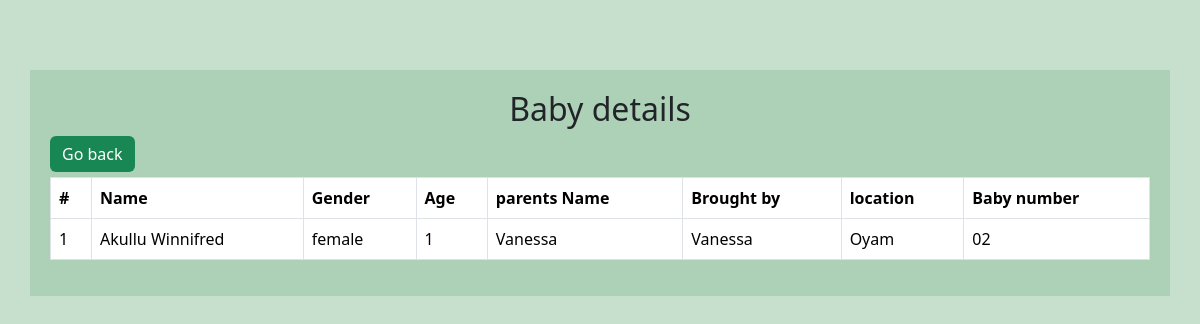
The app's page /read/1/ (signed in), older data.
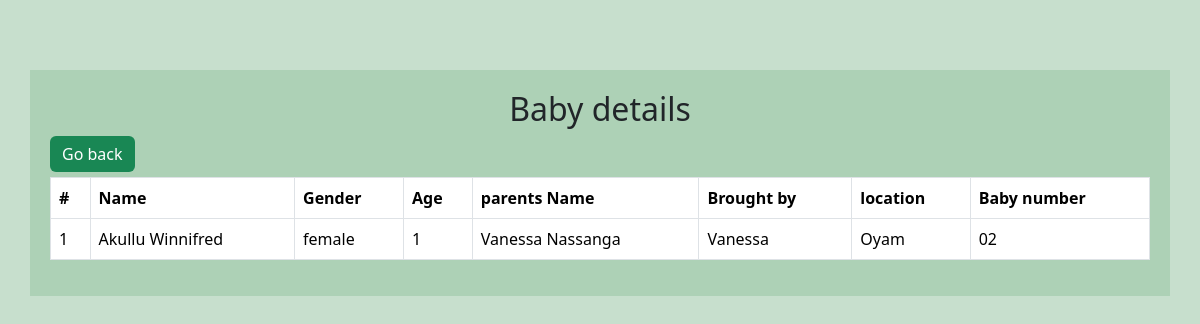
The same page, newer data.
### myapp/models.py (models this page shows, shortened)
class RegisterBaby(models.Model):
    GENDER_CHOICES = (
         ('male', 'Male'),
        ('female', 'Female'),
     )
    name = models.CharField(max_length=200,validators=[validate_letters])
    Baby_Number = models.CharField(max_length=200,unique=True,blank=False, null=True)
    gender = models.CharField(max_length=10,choices=GENDER_CHOICES)
    age = models.IntegerField(default=0)
    Period_of_stay = models.ForeignKey(Categorystay, on_delete=models.CASCADE)
    location = models.CharField(max_length=100)
    Parents_Name = models.CharField(max_length=200,validators=[validate_letters])
    Period_of_stay = models.ForeignKey(Categorystay, on_delete=models.CASCADE)
    Brought_by = models.CharField(max_length=200,validators=[validate_letters])
    Fee_in_UGX = models.IntegerField()
    Assigned_to = models.ForeignKey(BabySitterattendance, on_delete=models.CASCADE)
    Time_In = models.DateTimeField()

### myapp/views.py (the view)
# urls.py: path('read/<int:id>/',views.read,name='read'),
@login_required
def read(request,id):
    babies_informations =RegisterBaby.objects.get(id=id)
    return render(request,'babies/read.html',{'babies_informations':babies_informations})

### myapp/templates/babies/read.html (shortened to what this page needs)
<!DOCTYPE html>
<html lang="en">
<head>
    <link href="https://cdn.jsdelivr.net/npm/bootstrap@5.3.3/dist/css/bootstrap.min.css" rel="stylesheet"
>
</head>
<body>
    <div class="container">
    <h2>Baby details</h2>
    <table class="table table-bordered">
        <thead>
            <tr class="table_dark">
                <th>#</th>
                <th>Name</th>
                <th>Gender</th>
                <th>Age</th>
                <th>parents Name</th>
                <th>Brought by</th>
                <th>location</th>
                <th>Baby number</th>
            </tr>
        </thead>
 <tbody>
        <tr>
            <td>{{babies_informations.id}}</td>
            <td>{{babies_informations.name}}</td>
            <td>{{babies_informations.gender}}</td>
            <td>{{babies_informations.age}}</td>
            <td>{{babies_informations.Parents_Name}}</td>
            <td>{{babies_informations.Brought_by}}</td>
           <td>{{babies_informations.location}}</td>
           <td>{{babies_informations.Baby_Number}}</td>
        </tr>
 </tbody>
 <a href="{% url 'all_babies' %}"><button class="btn btn-primary bg bg-success" style="margin-bottom: 5px; border: none;">Go back</button></a>
</div>
</body>
</html>

Row changes from the older to the newer data that the page shows:
changed RegisterBaby "Akullu Winnifred": Parents_Name "Vanessa" → "Vanessa Nassanga"
